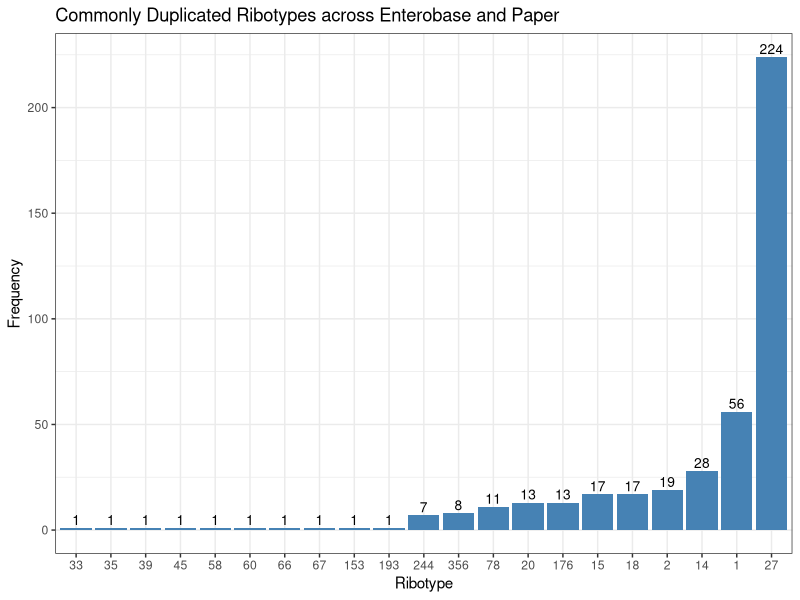
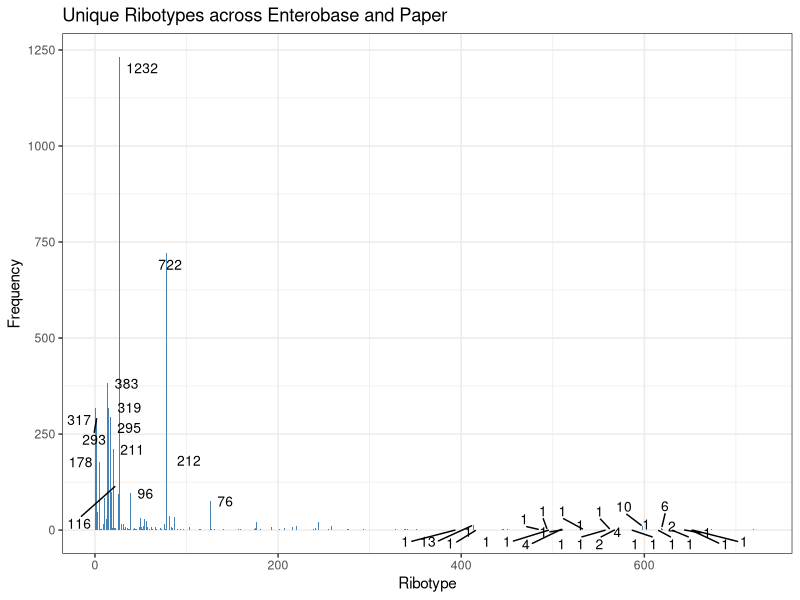
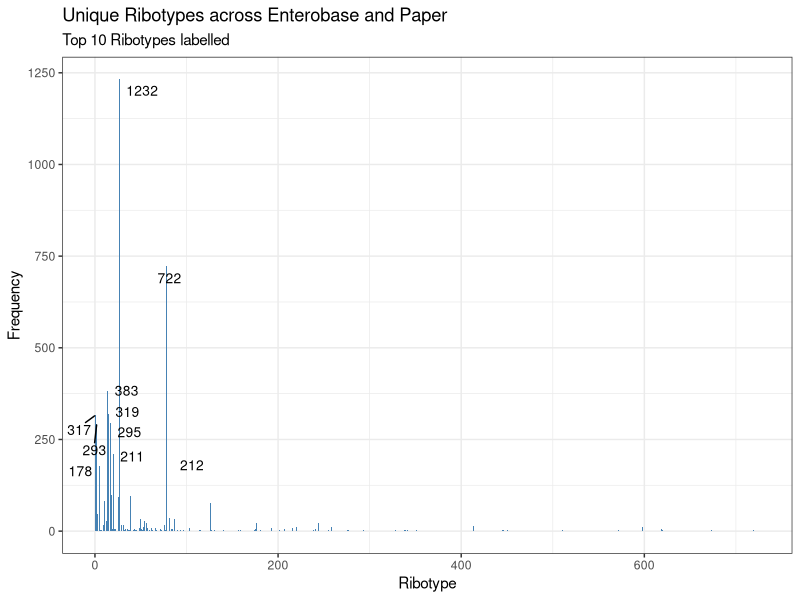
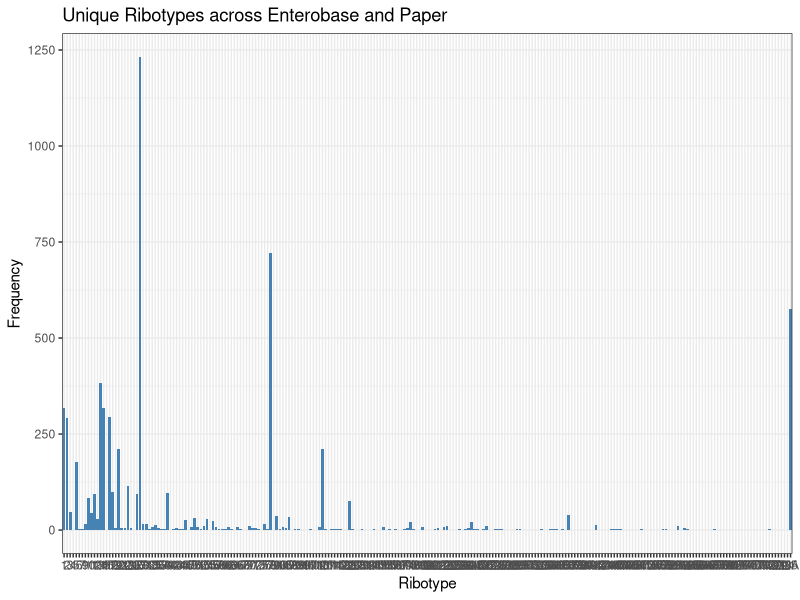
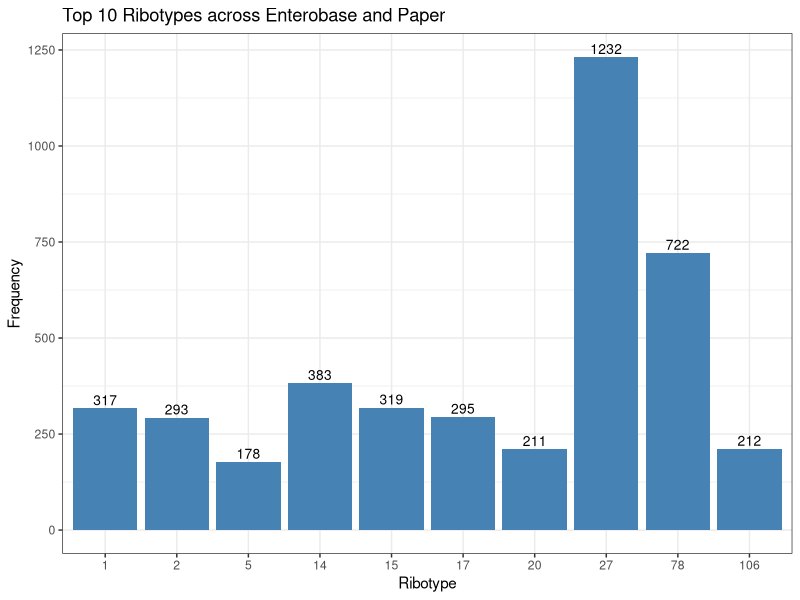

These charts were generated, in order, by the following R code: (Note: this script raises an error after producing the figures.)
## ---- chunk 1
library(readr)
library(dplyr)
library(stringr)
enterobase <- read_tsv("PCR_Selected.txt")
enterobase$data_source <- enterobase$`Data Source(Accession No.;Sequencing Platform;Sequencing Library;Insert Size;Experiment;Status)`
enterobase$ribotype <- enterobase$`PCR Ribotype`

data_source <- as.vector.data.frame(enterobase$data_source)

separated <- tidyr::separate(enterobase,
                data_source, 
                into = c("A", "B", "C", "D", "E", "F", "G"), 
                sep = ";", fill = "right", extra = "drop")
#View(separated)

separated$source_code <- substr(separated$A, 1, 3)
table(separated$source_code) # ERR  GCA  GCF  SRR  tra 

separated$data_source <- separated$`Data Source(Accession No.;Sequencing Platform;Sequencing Library;Insert Size;Experiment;Status)`

separated 
edited_GCA_GCF <- separated %>% mutate(A = ifelse(source_code == 'GCA' | source_code == 'GCF',
                                str_extract(data_source,"ERR[0-9]+"),
                                A
                                )
                     )

edited_GCA_GCF$source_code <- substr(edited_GCA_GCF$A, 1, 3)
table(edited_GCA_GCF$source_code) # ERR, SRR, tra
## ---- chunk 2
sum(is.na(edited_GCA_GCF$ribotype))
## ---- chunk 3
library(readxl)
paper <- read_excel("mgen-8-0804-s002.xlsx")
paper
paper$source_code <- substr(paper$`SRA accession number`, 1, 3)
paper$accession <- paper$`SRA accession number`
table(paper$source_code) # ERR, ERS, SRR
## ---- chunk 4
sum(is.na(paper$Ribotype)) # 576
## ---- chunk 5
combined <- rbind(edited_GCA_GCF %>% filter(source_code != 'tra') %>% select(c(A, source_code, ribotype)) %>% rename(accession = A),
      paper %>% select(c(accession, source_code, Ribotype)) %>% rename(ribotype = Ribotype)
      )
combined
## ---- chunk 6
length(unique(combined$accession)) # 6362 unique compared to 6787 present

n_occur <- data.frame(table(combined$accession))
twice_occur <- n_occur[n_occur$Freq > 1,]
dim(twice_occur) # 424 appeared across both databases


for (id in twice_occur$Var1){
  if (combined[combined$accession == id,]$ribotype[1] != combined[combined$accession == id,]$ribotype[2]){
    print(id)
  }
} # ERR126276

combined[combined$accession == 'ERR126276',] # 75 and 78 ## remove this

cleaned_combined <- combined[combined$accession != 'ERR126276',]
ribotype_list <- c()

twice_ribotype_occur  <- twice_occur %>% 
  filter(Var1 != 'ERR126276')  %>% 
  inner_join(cleaned_combined, by = join_by(Var1 == accession))
twice_ribotype_occur <- twice_ribotype_occur[!duplicated(twice_ribotype_occur),]
duplicated_ribotypes <- data.frame(sort(table(twice_ribotype_occur$ribotype)))

library(ggplot2)
ggplot(data = duplicated_ribotypes, 
       mapping = aes(x =  Var1, y = Freq))  +
  geom_bar(stat="identity", fill = 'steelblue') +
  theme_bw() +
  geom_text(aes(label=Freq), vjust=-0.3, size=3.5) +
  labs(title="Commonly Duplicated Ribotypes across Enterobase and Paper", 
       x="Ribotype", 
       y = "Frequency")


distinct_cleaned_combined <- cleaned_combined %>% distinct()
length(unique(distinct_cleaned_combined$accession))

count_table <- data.frame(sort(table(distinct_cleaned_combined$ribotype), decreasing = TRUE)) %>% rename(Ribotype = Var1, Frequency = Freq)
count_table

sort(table(distinct_cleaned_combined$ribotype), decreasing = TRUE)[1:10]

library(ggrepel)
ggplot(data = distinct_cleaned_combined, 
       mapping = aes(x =  ribotype))  +
  geom_bar(stat="count", fill = 'steelblue') +
  theme_bw() +
  geom_text_repel(stat='count', aes(label=..count..), vjust=-0.3, size=3.5) +
  labs(title="Unique Ribotypes across Enterobase and Paper", 
       x="Ribotype", 
       y = "Frequency")

ggplot(data = distinct_cleaned_combined, 
       mapping = aes(x =  ribotype))  +
  geom_bar(stat="count", fill = 'steelblue') +
  theme_bw() +
  geom_text_repel(stat='count', aes(label=ifelse(..count.. >= 178,
                                           ..count..,
                                           NA)), vjust=-0.3, size=3.5) +
  labs(title="Unique Ribotypes across Enterobase and Paper", 
       subtitle='Top 10 Ribotypes labelled',
       x="Ribotype", 
       y = "Frequency")

ggplot(data = distinct_cleaned_combined, 
       mapping = aes(x =  factor(ribotype)))  +
  geom_bar(stat="count", fill = 'steelblue') +
  theme_bw() +
  #geom_text_repel(stat='count', aes(label=..count..), vjust=-0.3, size=3.5) +
  labs(title="Unique Ribotypes across Enterobase and Paper", 
       x="Ribotype", 
       y = "Frequency")
## ---- chunk 7
combined_withoutERS <- rbind(edited_GCA_GCF %>% filter(source_code != 'tra') %>% select(c(A, source_code, ribotype)) %>% rename(accession = A),
      paper  %>% filter(source_code != 'ERS') %>% select(c(accession, source_code, Ribotype)) %>% rename(ribotype = Ribotype)
      )

sort(table(combined_withoutERS$ribotype), decreasing = TRUE)[1:10] # all 68 ERS as having ribotype 78
## ---- chunk 8
#top10 <- combined %>% filter(ribotype %in% names(sort(table(distinct_cleaned_combined$ribotype), decreasing = TRUE)[1:10]))

top10 <- distinct_cleaned_combined %>% filter(ribotype %in% names(sort(table(distinct_cleaned_combined$ribotype), decreasing = TRUE)[1:10]))
top10

dim(top10)[1]/dim(distinct_cleaned_combined)[1]
## ---- chunk 9
ggplot(data = top10, 
       mapping = aes(x =  factor(ribotype)))  +
  geom_bar(stat="count", fill = 'steelblue') +
  theme_bw() +
  geom_text(stat='count', aes(label=..count..), vjust=-0.3, size=3.5) +
  labs(title="Top 10 Ribotypes across Enterobase and Paper", 
       x="Ribotype", 
       y = "Frequency")
## ---- chunk 10
top10[top10$source_code == 'ERS',]
## ---- chunk 11
file.create("list_SRA_ID.txt")
fileConn<-file("list_SRA_ID.txt")
writeLines(top10$accession, fileConn)
close(fileConn)
## ---- chunk 12
distinct_cleaned_combined #6361 rows
## ---- chunk 13
noNA_distinct_cleaned_combined <- distinct_cleaned_combined%>% filter(!is.na(ribotype)) # 5785 ROWS
noNA_distinct_cleaned_combined
## ---- chunk 14
write.csv(distinct_cleaned_combined, "distinct_cleaned_combined.csv", row.names=FALSE)
## ---- chunk 15
write.csv(noNA_distinct_cleaned_combined, "noNA_distinct_cleaned_combined.csv", row.names=FALSE)
## ---- chunk 16
noNA_top10 <- top10 %>% filter(!is.na(ribotype)) # still 4162 rows
write.csv(noNA_top10, "noNA_top10.csv", row.names=FALSE)
## ---- chunk 17
downsized <- noNA_top10 %>% filter(ribotype != 27 & ribotype != 78)
downsize_27 <- noNA_top10 %>% filter(ribotype == 27)
downsize_27$sample_no <- sample(1:nrow(downsize_27))
smaller_27 <- downsize_27 %>% filter(sample_no <= 500)
downsized <- rbind(downsized, smaller_27 %>% select(c(accession, source_code, ribotype)))

downsize_78 <- noNA_top10 %>% filter(ribotype == 78)
downsize_78$sample_no <- sample(1:nrow(downsize_78))
smaller_78 <- downsize_78 %>% filter(sample_no <= 500)
downsized <- rbind(downsized, smaller_78 %>% select(c(accession, source_code, ribotype)))

downsized # 3208 accession ids
write.csv(downsized, "noNA_downsized.csv", row.names=FALSE)

ggplot(data = downsized, 
       mapping = aes(x =  factor(ribotype)))  +
  geom_bar(stat="count", fill = 'steelblue') +
  theme_bw() +
  geom_text(stat='count', aes(label=..count..), vjust=-0.3, size=3.5) +
  labs(title="Top 10 Ribotypes across Enterobase and Paper after Downsizing", 
       x="Ribotype", 
       y = "Frequency")

file.create("downsized_list_SRA_ID.txt")
fileConn<-file("downsized_list_SRA_ID.txt")
writeLines(downsized$accession, fileConn)
close(fileConn)


remaining_from_downsized <- rbind(downsize_78 %>% filter(sample_no > 500), 
                                  downsize_27 %>% filter(sample_no >500))
remaining_from_downsized <- remaining_from_downsized %>% select(c(accession, source_code, ribotype))
write.csv(remaining_from_downsized, "noNA_remaining_from_downsized.csv", row.names=FALSE)
## ---- chunk 18
random10_ska <- downsized %>% group_by(ribotype) %>% sample_n(10)
random10_ska
write.csv(random10_ska, "noNA_random10_ska.csv", row.names=FALSE)

firstfastq <- paste0('reads/', random10_ska$accession,'_1.fastq.gz')
secondfastq <- paste0('reads/',random10_ska$accession,'_2.fastq.gz')
txt <- paste0(random10_ska$accession, " ", firstfastq, " ", secondfastq)

file.create("input_sequence.txt")
fileConn<-file("input_sequence.txt")
writeLines(txt, fileConn)
close(fileConn)
## ---- chunk 19
library(readr)
library(dplyr)
checked_distinct_cleaned_combined <- read_csv("checked_distinct_cleaned_combined.csv")
checked_distinct_cleaned_combined <- checked_distinct_cleaned_combined %>% select(c(accession, source_code, ribotype))
checked_distinct_cleaned_combined
length(unique(checked_distinct_cleaned_combined$accession)) # ERS map to unique ERR!
table(checked_distinct_cleaned_combined$source_code)
